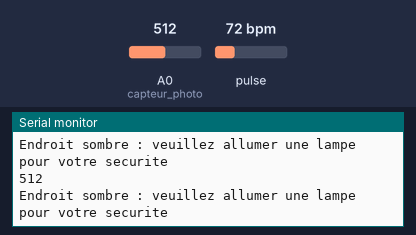
Simulated run of this sketch. Board: Arduino Uno, built with avr-gcc and run on an emulated ATmega328P. Parts: the last lines printed to the serial monitor. The inputs (shaded band) are chosen by the test bench; at power-on: pulse 72 bpm, A0 (capteur_photo) = 512.

Above: at 1.3 s.
1.4 s: pulse set to 42 bpm
4.4 s: A0 (capteur_photo) set to 340
At 4.67 s:
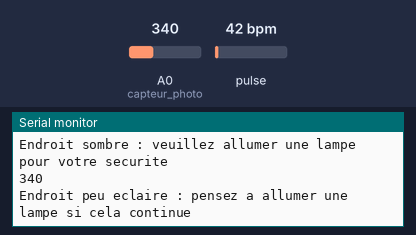
6.2 s: A0 (capteur_photo) set to 110
At 6.43 s:
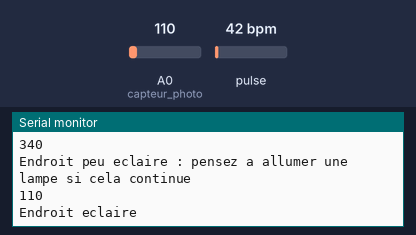
7.9 s: pulse set to 100 bpm
At 8.84 s:
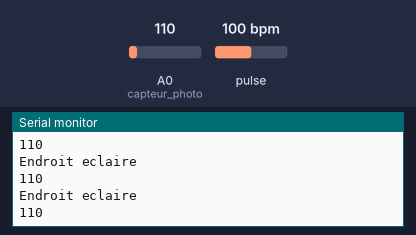
10.9 s: pulse set to 70 bpm
At 11.37 s:
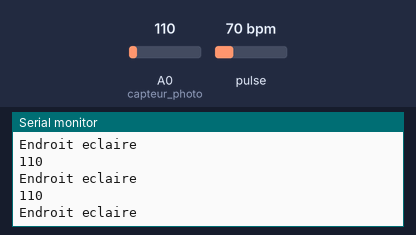
13.9 s: A0 (capteur_photo) set to 0
At 14.25 s:
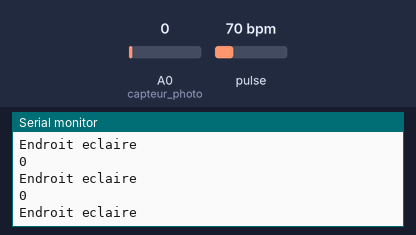
Timing chart, 0 to 16.9 s (numbered marks = the images above; inputs shaded):
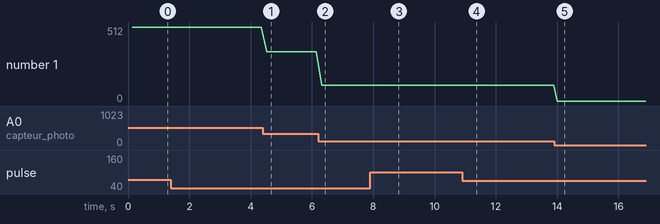

The sketch:

Test_du_14_Janvier.ino
```cpp
// Code Arduino pour le fonctionnement du Pulse sensor avec l'ajout du Bluetooth

#define USE_ARDUINO_INTERRUPTS true
#include <PulseSensorPlayground.h>
#include <SoftwareSerial.h>

#define RX 11
#define TX 12
SoftwareSerial BlueT(RX,TX);

PulseSensorPlayground pulseSensor;

//  Variables
const int pulse_sensor = A1;
int Threshold = 225; //Seuil pour déterminer à partir de combien on compte qu'il s'agit d'un battement
String prefixe_bpm = "*B";

const int capteur_photo = A0;
String prefixe_son = "*S";
String prefixe_texte = "*L";
long int vieuxTemps = millis();
String c0 = "Endroit eclaire";
String c1 = "Endroit peu eclaire : pensez a allumer une lampe si cela continue";
String c2 = "Endroit sombre : veuillez allumer une lampe pour votre securite";

void setup() {

  Serial.begin(9600);
  BlueT.begin(9600);
  pulseSensor.analogInput(pulse_sensor);
  pulseSensor.setThreshold(Threshold);
  if (pulseSensor.begin()) {
    BlueT.print(prefixe_bpm + "'Pulse sensor' pret a l'emploi !");
  }
  delay(100);
}

void loop() {
  int BPM = pulseSensor.getBeatsPerMinute();
  if (pulseSensor.sawStartOfBeat()) {
    BlueT.print(prefixe_bpm + "BPM : " + String(BPM));
  }

  int luminosite = analogRead(capteur_photo);
  Serial.println(luminosite);
  if (luminosite<120) {
    Serial.println(c0);
    BlueT.print(prefixe_texte + c0); // Ecriture sur l'appareil connecté en Bluetooth
  }
  if (luminosite>120 && luminosite<=350) {
    Serial.println(c1);
    BlueT.print(prefixe_texte + c1); // Ecriture sur l'appareil connecté en Bluetooth
  }
  if (luminosite>350) {
    Serial.println(c2);
    BlueT.print(prefixe_texte + c2); // Ecriture sur l'appareil connecté en Bluetooth
    if (millis() - vieuxTemps > 15000) { // Lorsqu'on est trop longtemps dans la condition précédente (au delà  de 15s), on alerte l'utilisateur par le biais d'un buzzer
      BlueT.print("*S");
    }
  }
  delay(100);
}
```

Measured:
- after the input at 4.4 s, the serial monitor: prints a new line after 0.12 s (image 1)
- after the input at 6.2 s, the serial monitor: prints a new line after 0.11 s (image 2)
- after the input at 13.9 s, the serial monitor: prints a new line after 0.11 s (image 5)
- plotted number 1: 512 → 340 after the input at 4.4 s, 340 → 110 after the input at 6.2 s, 110 → 0 after the input at 13.9 s
